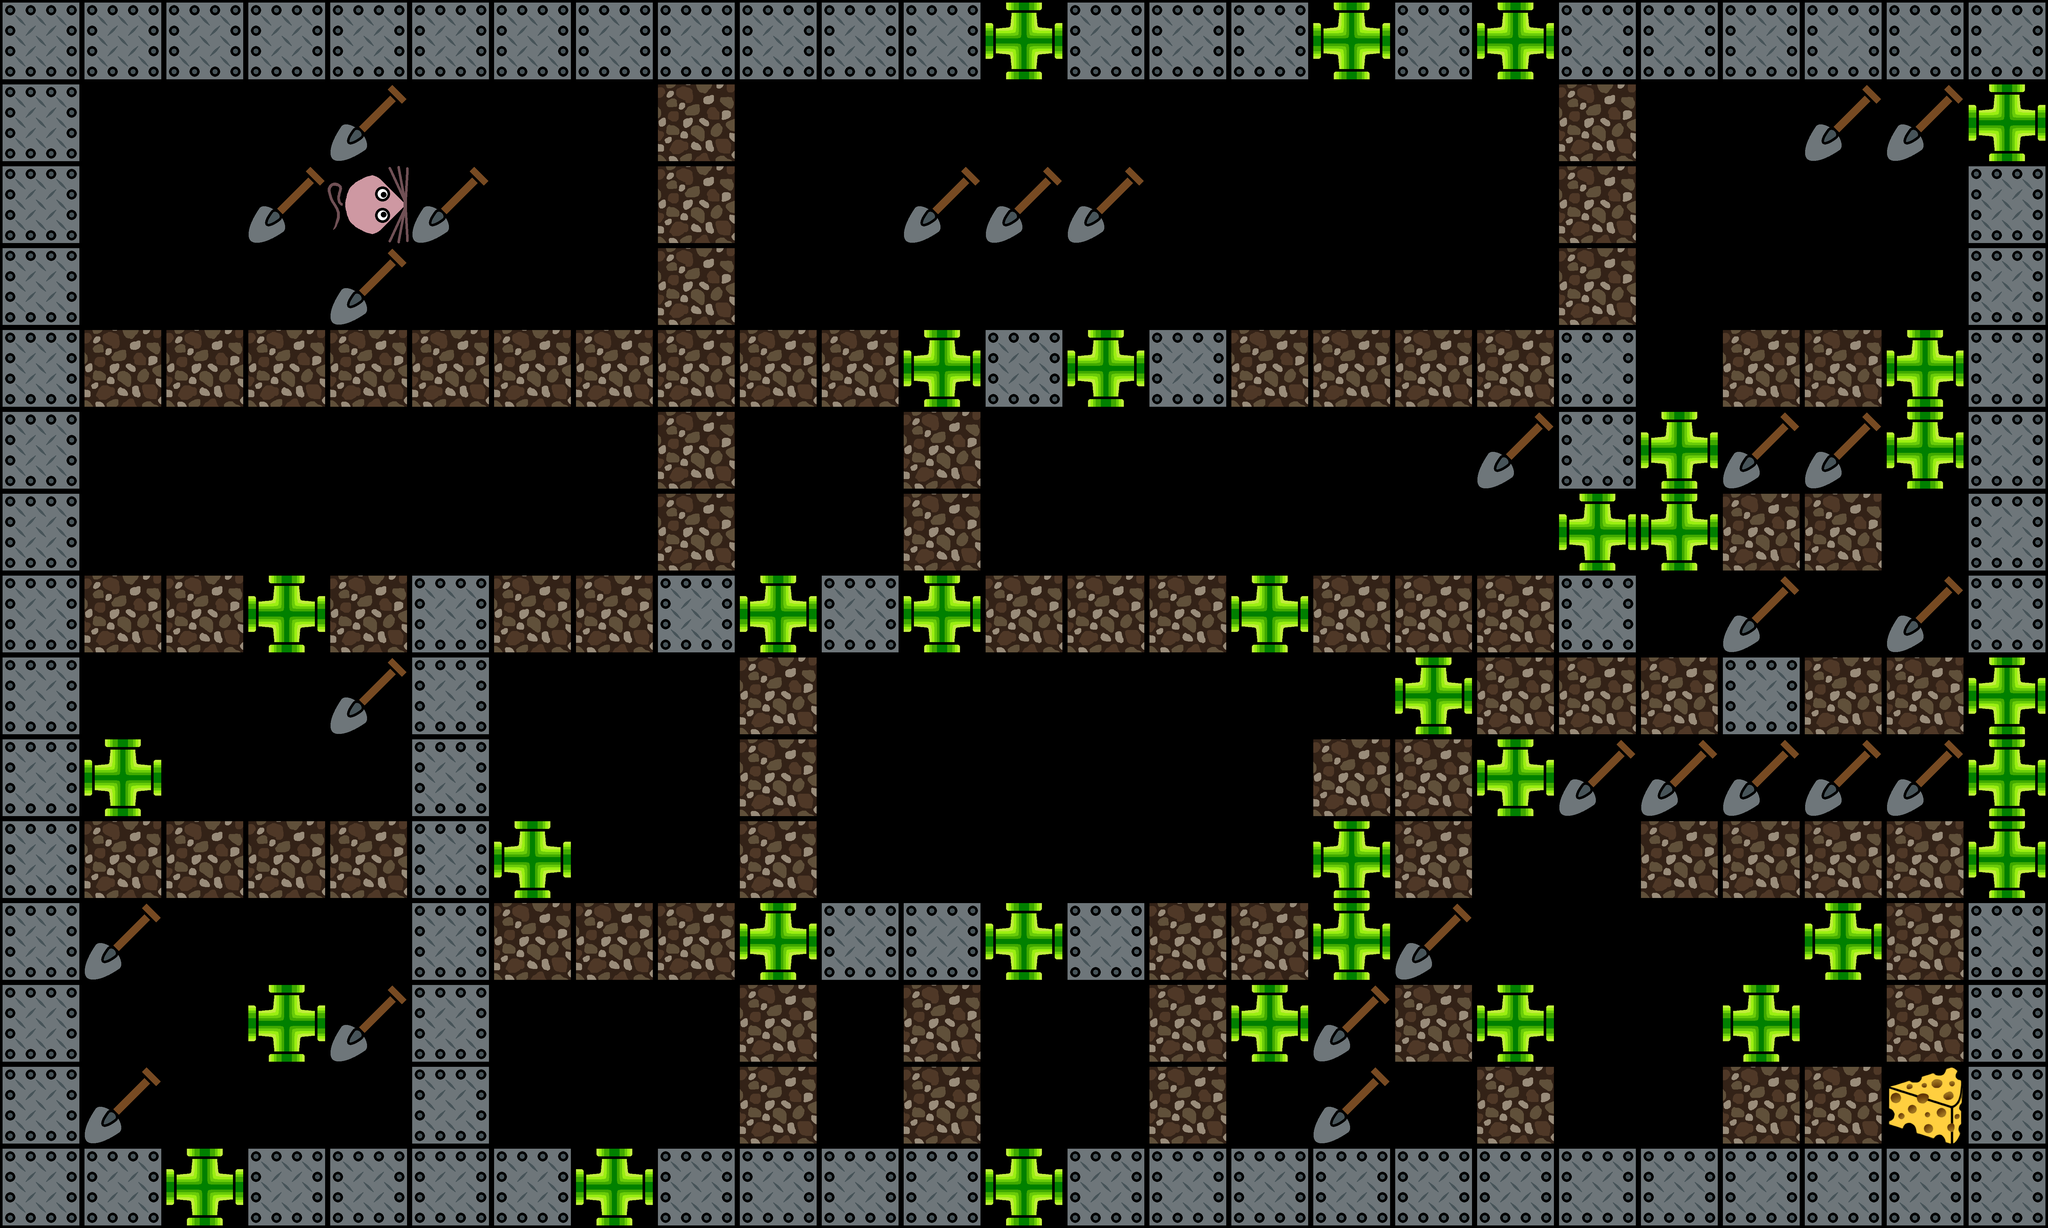

The image is a tile-based game level rendered from a .tmx file. Its description and complete source (layers, tilesets, objects, tile grids) follow:
An orthogonal 25x15 tile map with 256x256 px tiles, 1 tile layer (Layer1).

<map version="1.10" tiledversion="1.10.2" orientation="orthogonal" renderorder="right-down" width="25" height="15" tilewidth="256" tileheight="256" infinite="0" nextlayerid="2" nextobjectid="1">
 <tileset firstgid="1" source="../tiles.tsx" />
 <layer id="1" name="Layer1" width="25" height="15">
  <data encoding="csv">
5,5,5,5,5,5,5,5,5,5,5,5,3,5,5,5,3,5,3,5,5,5,5,5,5,
5,0,0,0,13,0,0,0,10,0,0,0,0,0,0,0,0,0,0,10,0,0,13,13,3,
5,0,0,13,4,13,0,0,10,0,0,13,13,13,0,0,0,0,0,10,0,0,0,0,5,
5,0,0,0,13,0,0,0,10,0,0,0,0,0,0,0,0,0,0,10,0,0,0,0,5,
5,10,10,10,10,10,10,10,10,10,10,3,5,3,5,10,10,10,10,5,0,10,10,3,5,
5,0,0,0,0,0,0,0,10,0,0,10,0,0,0,0,0,0,13,5,3,13,13,3,5,
5,0,0,0,0,0,0,0,10,0,0,10,0,0,0,0,0,0,0,3,3,10,10,0,5,
5,10,10,3,10,5,10,10,5,3,5,3,10,10,10,3,10,10,10,5,0,13,0,13,5,
5,0,0,0,13,5,0,0,0,10,0,0,0,0,0,0,0,3,10,10,10,5,10,10,3,
5,3,0,0,0,5,0,0,0,10,0,0,0,0,0,0,10,10,3,13,13,13,13,13,3,
5,10,10,10,10,5,3,0,0,10,0,0,0,0,0,0,3,10,0,0,10,10,10,10,3,
5,13,0,0,0,5,10,10,10,3,5,5,3,5,10,10,3,13,0,0,0,0,3,10,5,
5,0,0,3,13,5,0,0,0,10,0,10,0,0,10,3,13,10,3,0,0,3,0,10,5,
5,13,0,0,0,5,0,0,0,10,0,10,0,0,10,0,13,0,10,0,0,10,10,9,5,
5,5,3,5,5,5,5,3,5,5,5,5,3,5,5,5,5,5,5,5,5,5,5,5,5
</data>
 </layer>
</map>
